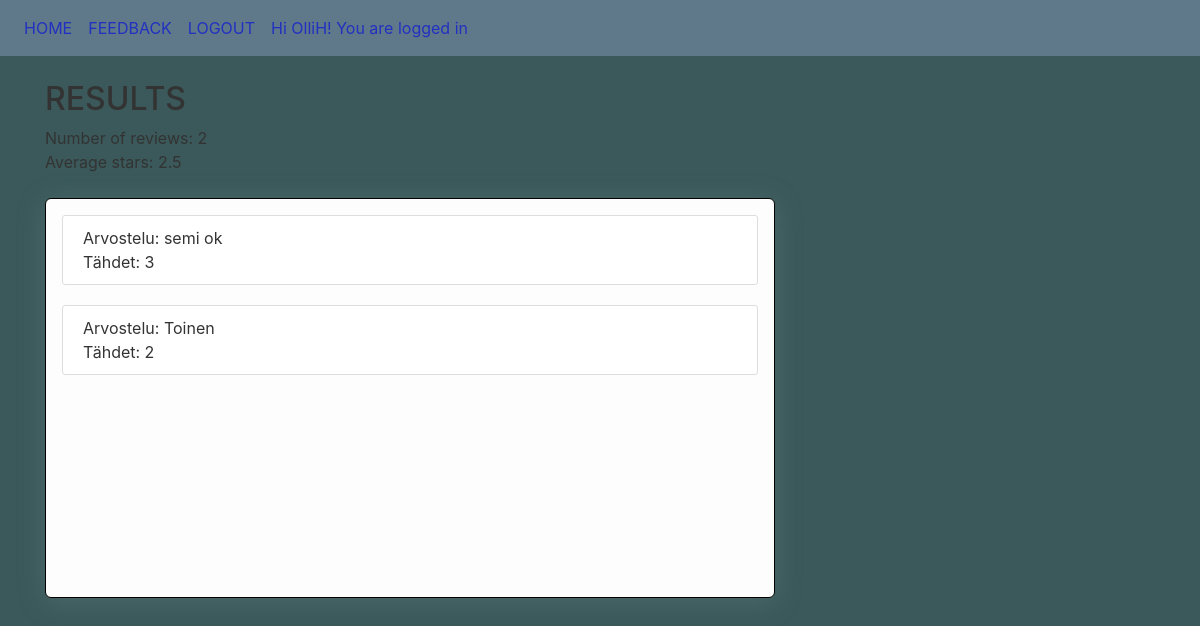
/review/1/ (signed in), run on an earlier commit of the app's database.
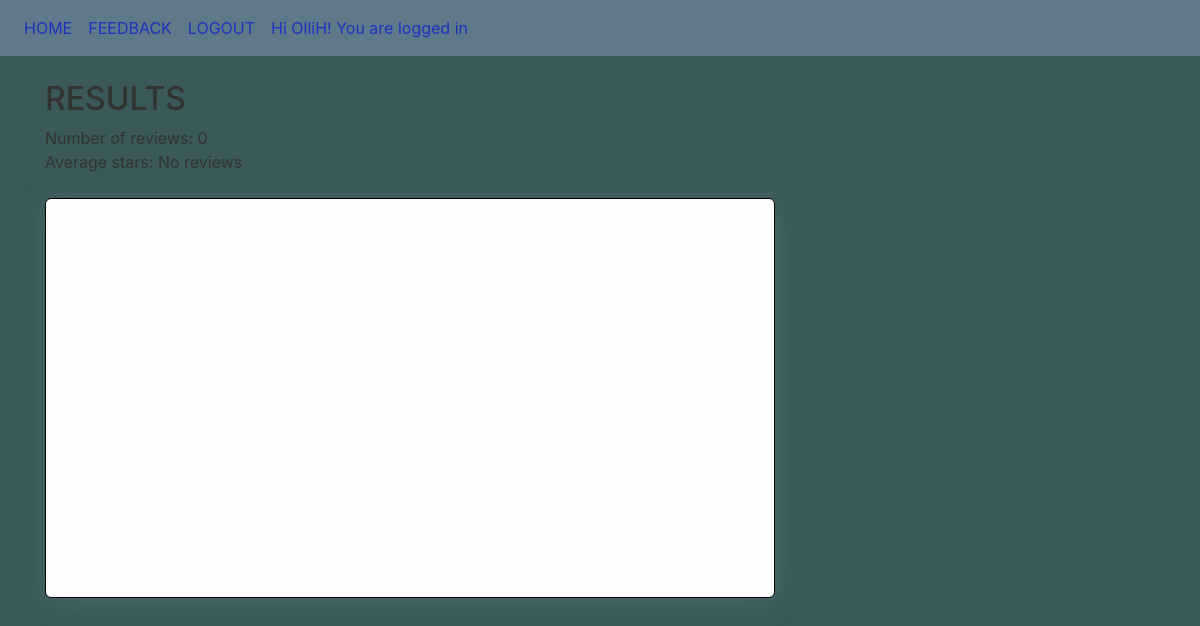
And on a later commit of the database.
### beers/models.py (models this page shows, shortened)
class Review(models.Model):
    beer = models.ForeignKey(Beer, on_delete=models.CASCADE)
    reviewer = models.ForeignKey(User, on_delete=models.SET_DEFAULT, default="Unknown") #ehkä pitää olla!
    review_text = models.CharField(max_length=200, default="No review")
    stars = models.IntegerField(default=1)
    date_created = models.DateTimeField(default=timezone.now)

### beers/views.py (the view)
# urls.py: path('review/<int:id>/', views.reviewView, name='review'),
@csrf_protect
def reviewView(request, id):
    if request.user.is_authenticated:
        if request.method=='GET':
            try:
                reviews = Review.objects.all().filter(beer_id=id)
                amount = len(reviews)
                avg = "No reviews" if len(reviews) == 0  else round(mean([reviews[x].stars for x in range(0,len(reviews))]),2)
                context = {'reviews': reviews, 'amount': amount, 'avg':avg}
            except Review.DoesNotExist:
                raise Http404("Riview does not exist")
            return render(request, 'beers/review.html', context)
    else:
        return redirect('/login')

### beers/templates/beers/review.html
{% extends "beers/base.html" %}
{% block navbar %}
            <a class="nav-item nav-link" href="/home">HOME</a>
            <a class="nav-item nav-link" href="#">FEEDBACK</a>
            <a class="nav-item nav-link" href="/logout">LOGOUT</a>
            <a class= "nav-item nav-link"> Hi {{ user.username }}! You are logged in</a>
{% endblock navbar %}
{% block content %}
<div>
    <h2>RESULTS</h2>
    Number of reviews: {{amount }} <br>
    Average stars: {{ avg }} <br> <br>
<div class="scroller">
    {% for review in reviews %}
    <article class="media content-section">
    <div class="media-body">
        Arvostelu: {{ review.review_text }} <br>
        Tähdet: {{ review.stars }}
    </div>
</article>
    {% endfor %}
</div>
</div>
{% endblock content %}

What changed in the data, as far as the page shows it:
removed Review: review_text "semi ok", stars "3"
removed Review: review_text "Toinen", stars "2"
Also different on the page:
{{ amount }}: "2" → "0"
{{ avg }}: "2.5" → "No reviews"
